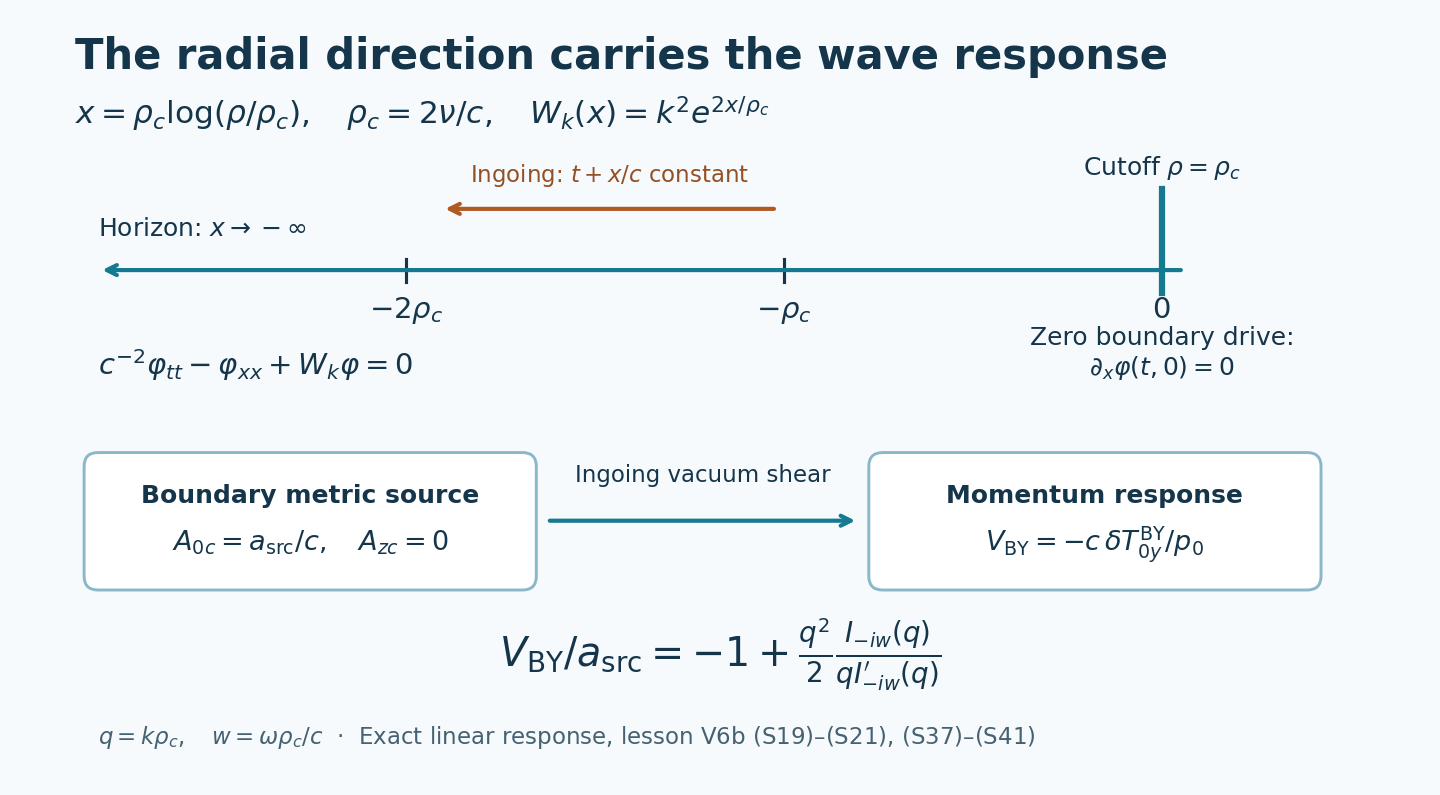

Recreate this plot in Python.
"""The exact radial coordinate map and the gravitational shear multiplier."""
from pathlib import Path
import matplotlib
matplotlib.use('Agg')
import matplotlib.pyplot as plt
from matplotlib.patches import FancyBboxPatch

plt.rcParams.update({'font.family':'DejaVu Sans','svg.fonttype':'none','font.size':12})
fig,ax=plt.subplots(figsize=(12,6.5))
fig.patch.set_facecolor('#f6fafc');ax.set_facecolor('#f6fafc')
ax.set_xlim(0,12);ax.set_ylim(0,6.5);ax.axis('off')
ink='#15354b';accent='#147991'
ax.text(.45,6.1,'The radial direction carries the wave response',fontsize=20,weight='bold',color=ink)
ax.text(.45,5.62,r'$x=\rho_c\log(\rho/\rho_c),\quad \rho_c=2\nu/c,\quad W_k(x)=k^2e^{2x/\rho_c}$',fontsize=15,color=ink)
ax.annotate('',xy=(.65,4.35),xytext=(10,4.35),arrowprops={'arrowstyle':'->','lw':2,'color':accent})
for x,label in [(3.3,r'$-2\rho_c$'),(6.55,r'$-\rho_c$'),(9.8,r'$0$')]:
    ax.plot([x,x],[4.25,4.45],color=ink,lw=1.5);ax.text(x,3.94,label,ha='center',fontsize=14,color=ink)
ax.plot([9.8,9.8],[4.15,5.05],color=accent,lw=3)
ax.text(9.8,5.18,'Cutoff '+r'$\rho=\rho_c$',ha='center',fontsize=12,color=ink)
ax.text(.65,4.65,'Horizon: '+r'$x\to-\infty$',fontsize=12,color=ink)
ax.annotate('',xy=(3.6,4.88),xytext=(6.5,4.88),arrowprops={'arrowstyle':'->','lw':2,'color':'#b05a23'})
ax.text(5.05,5.12,'Ingoing: '+r'$t+x/c$'+' constant',ha='center',fontsize=11,color='#945025')
ax.text(9.8,3.45,'Zero boundary drive:\n'+r'$\partial_x\varphi(t,0)=0$',ha='center',fontsize=12,color=ink)
ax.text(.65,3.45,r'$c^{-2}\varphi_{tt}-\varphi_{xx}+W_k\varphi=0$',fontsize=14,color=ink)

def box(x,y,w,head,formula):
    ax.add_patch(FancyBboxPatch((x,y),w,.95,boxstyle='round,pad=.12',facecolor='white',edgecolor='#8ab8c8',lw=1.4))
    ax.text(x+w/2,y+.64,head,ha='center',fontsize=12,weight='bold',color=ink)
    ax.text(x+w/2,y+.23,formula,ha='center',fontsize=13,color=ink)
box(.65,1.7,3.65,'Boundary metric source',r'$A_{0c}=a_{\rm src}/c,\quad A_{zc}=0$')
box(7.4,1.7,3.65,'Momentum response',r'$V_{\rm BY}=-c\,\delta T^{\rm BY}_{0y}/p_0$')
ax.annotate('',xy=(7.2,2.18),xytext=(4.5,2.18),arrowprops={'arrowstyle':'->','lw':2,'color':accent})
ax.text(5.85,2.52,'Ingoing vacuum shear',ha='center',fontsize=11,color=ink)
ax.text(6,.93,r'$V_{\rm BY}/a_{\rm src}=-1+\frac{q^2}{2}\frac{I_{-iw}(q)}{qI_{-iw}^{\prime}(q)}$',ha='center',fontsize=19,color=ink)
ax.text(.65,.25,r'$q=k\rho_c,\quad w=\omega\rho_c/c$'+'  ·  Exact linear response, lesson V6b (S19)–(S21), (S37)–(S41)',fontsize=11,color='#466171')
fig.savefig(Path(__file__).with_suffix('.svg'),bbox_inches='tight',pad_inches=.15)
fig.savefig(Path(__file__).with_suffix('.png'),dpi=150,bbox_inches='tight',pad_inches=.15)
plt.close(fig)
